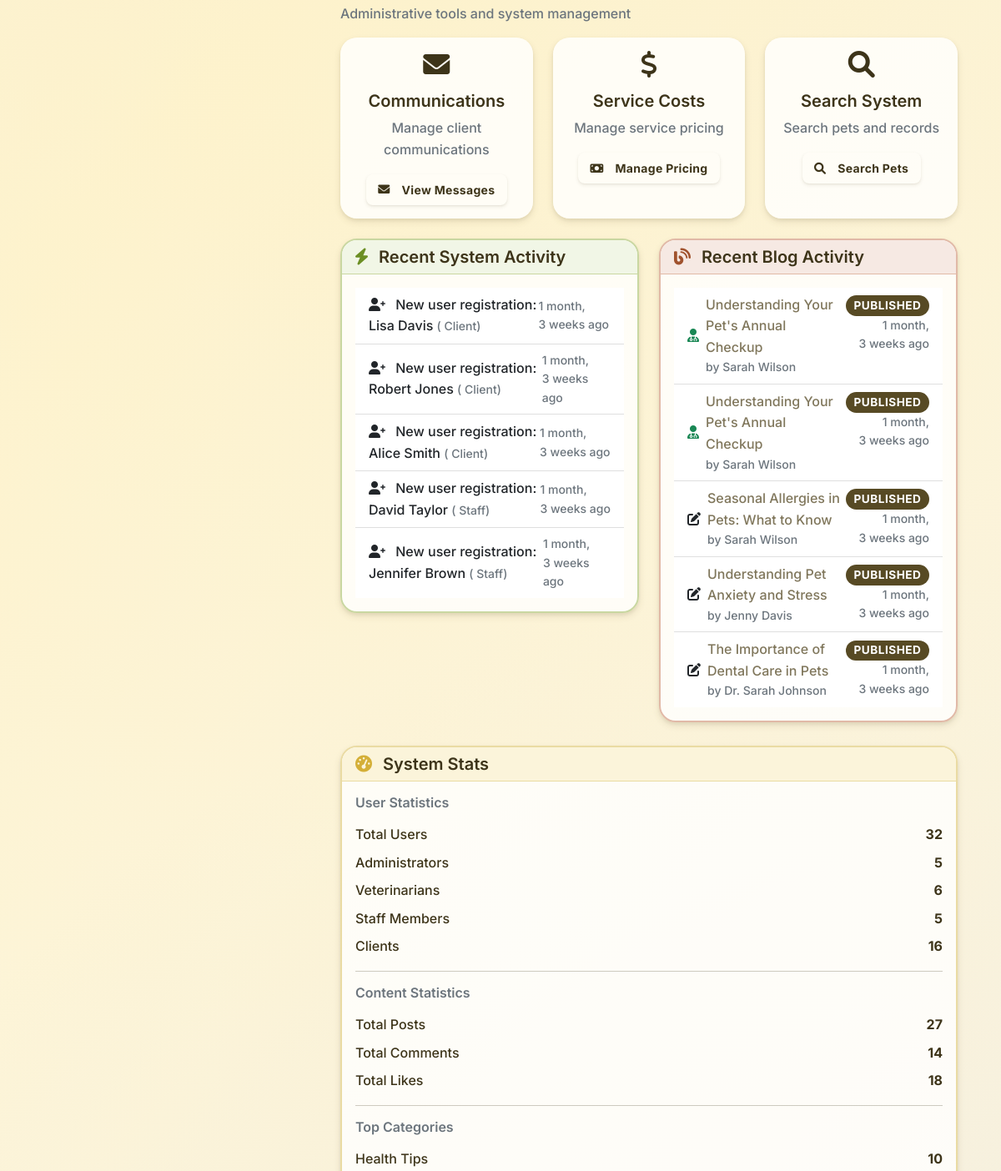
Page /accounts/admin-dashboard/ (signed in, middle part) on the earlier database version.
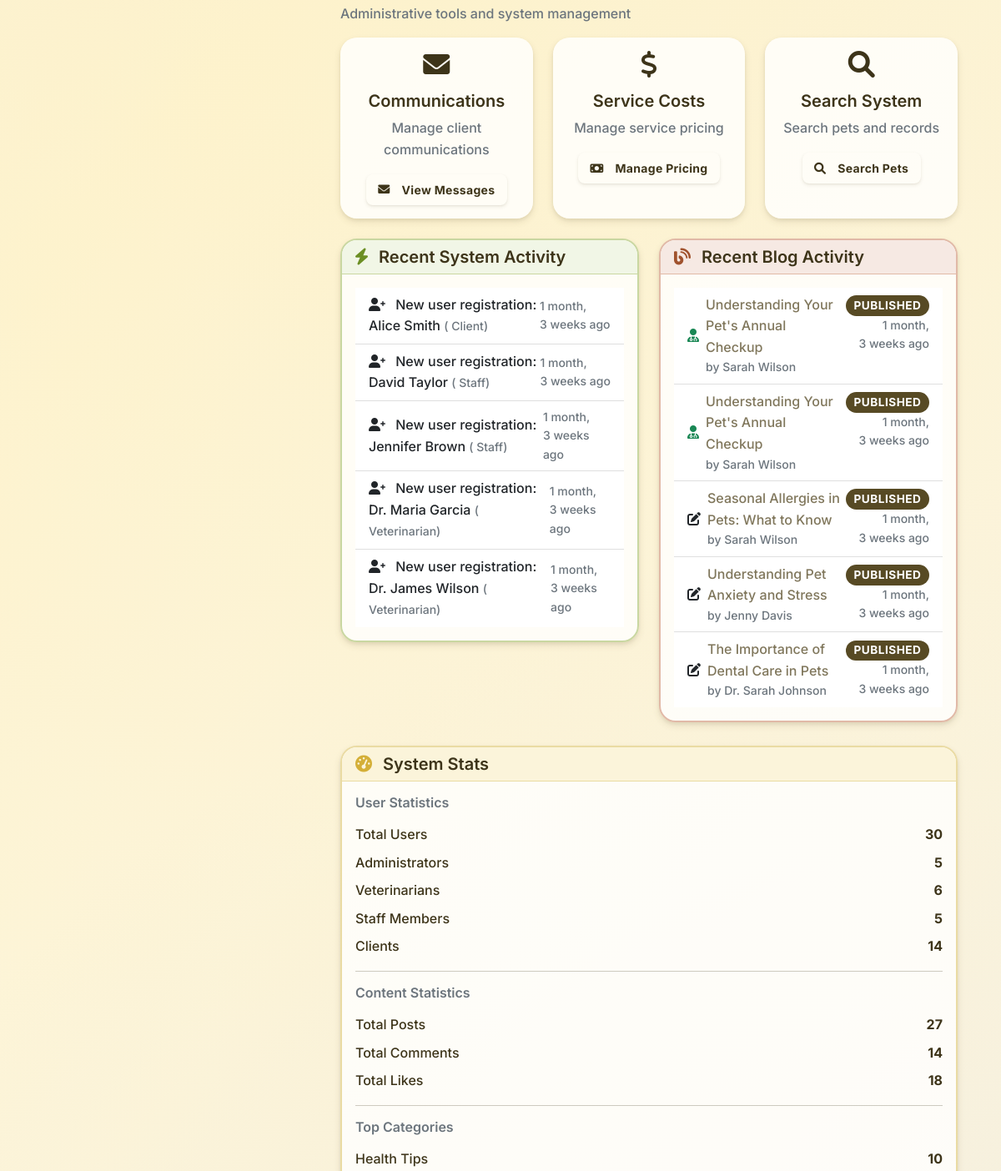
Same page on the later database version.
### accounts/models.py (models this page shows, shortened)
class CustomUser(AbstractUser):
    ROLE_CHOICES = [
        ('admin', 'Admin'),
        ('vet', 'Veterinarian'),
        ('staff', 'Staff'),
        ('client', 'Client'),
    ]
    phone = models.CharField(max_length=20, blank=False)
    address = models.TextField(blank=False)
    role = models.CharField(max_length=10, choices=ROLE_CHOICES, default='client')
    def is_admin(self):
        return self.role == 'admin'

### petmedia/models.py (models this page shows, shortened)
class BlogPost(models.Model):
    id = models.UUIDField(primary_key=True, default=uuid.uuid4, editable=False)
    title = models.CharField(
        max_length=200,
        validators=[MinLengthValidator(5)],
        help_text="Blog post title"
    )
    content = models.TextField(
        validators=[MinLengthValidator(50)],
        help_text="Full blog post content"
    )
    excerpt = models.TextField(
        max_length=300,
        help_text="Short excerpt for previews"
    )
    author = models.ForeignKey(User, on_delete=models.CASCADE, related_name='blog_posts')
    category = models.ForeignKey(BlogCategory, on_delete=models.SET_NULL, null=True)
    related_pet = models.ForeignKey(
        Pet,
        on_delete=models.SET_NULL,
        null=True,
        blank=True,
        help_text="Pet this post is about (optional)"
    )
    is_professional_advice = models.BooleanField(
        default=False,
        help_text="Is this professional veterinary advice?"
    )
    medical_disclaimer = models.TextField(
        blank=True,
        help_text="Medical disclaimer for professional posts"
    )
    medication_name = models.CharField(
        max_length=100,
        blank=True,
        help_text="Name of medication discussed"
    )
    dosage_info = models.TextField(
        blank=True,
        help_text="Dosage information (for reference only)"
    )
    side_effects = models.TextField(
        blank=True,
        help_text="Known side effects"
    )
    slug = models.SlugField(max_length=250, unique=True, blank=True)
    meta_description = models.CharField(max_length=160, blank=True)
    featured_image = models.ImageField(
        upload_to='blog_images/',
        blank=True,
        null=True
    )
    is_published = models.BooleanField(default=True)
    is_featured = models.BooleanField(default=False)
    views_count = models.PositiveIntegerField(default=0)
    likes_count = models.PositiveIntegerField(default=0)
    created_at = models.DateTimeField(auto_now_add=True)
    updated_at = models.DateTimeField(auto_now=True)
    published_at = models.DateTimeField(null=True, blank=True)
    class Meta:
        ordering = ['-created_at']

class BlogCategory(models.Model):
    MEDICATION = 'MEDICATION'
    HEALTH_TIPS = 'HEALTH_TIPS'
    NUTRITION = 'NUTRITION'
    TRAINING = 'TRAINING'
    GROOMING = 'GROOMING'
    EMERGENCY = 'EMERGENCY'
    EXPERIENCE = 'EXPERIENCE'
    CATEGORY_CHOICES = [
        (MEDICATION, 'Medications & Treatments'),
        (HEALTH_TIPS, 'Health Tips'),
        (NUTRITION, 'Nutrition & Diet'),
        (TRAINING, 'Training & Behavior'),
        (GROOMING, 'Grooming & Care'),
        (EMERGENCY, 'Emergency Care'),
        (EXPERIENCE, 'Owner Experiences'),
    ]
    name = models.CharField(max_length=20, choices=CATEGORY_CHOICES, unique=True)
    description = models.TextField(blank=True)
    icon = models.CharField(max_length=50, blank=True)
    is_active = models.BooleanField(default=True)
    created_at = models.DateTimeField(auto_now_add=True)
    class Meta:
        verbose_name_plural = "Blog Categories"

### accounts/views.py (the view)
# urls.py: path('admin-dashboard/', admin_dashboard, name='admin_dashboard'),
@admin_required
def admin_dashboard(request):
    from django.contrib.auth import get_user_model
    from petmedia.models import BlogPost, BlogComment, BlogLike, BlogCategory
    from django.db.models import Count
    from django.utils import timezone
    from datetime import timedelta
    User = get_user_model()
    total_users = User.objects.count()
    admin_count = User.objects.filter(role='admin').count()
    vet_count = User.objects.filter(role='vet').count()
    staff_count = User.objects.filter(role='staff').count()
    client_count = User.objects.filter(role='client').count()
    recent_users = User.objects.order_by('-date_joined')[:5]
    total_posts = BlogPost.objects.count()
    published_posts = BlogPost.objects.filter(is_published=True).count()
    unpublished_posts = BlogPost.objects.filter(is_published=False).count()
    featured_posts = BlogPost.objects.filter(is_featured=True).count()
    professional_posts = BlogPost.objects.filter(is_professional_advice=True).count()
    today = timezone.now().date()
    week_ago = today - timedelta(days=7)
    recent_posts = BlogPost.objects.order_by('-created_at')[:5]
    posts_this_week = BlogPost.objects.filter(created_at__gte=week_ago).count()
    total_comments = BlogComment.objects.count()
    pending_comments = BlogComment.objects.filter(is_approved=False).count()
    total_likes = BlogLike.objects.count()
    categories_with_counts = BlogCategory.objects.annotate(
        post_count=Count('blogpost')
    ).order_by('-post_count')[:5]
    from inventory.models import InventoryItem
    from django.db import models
    total_inventory_items = InventoryItem.objects.filter(is_active=True).count()
    low_stock_inventory = InventoryItem.objects.filter(
        quantity_in_stock__lte=models.F('minimum_stock_level'),
        is_active=True
    ).count()
    medicine_items = InventoryItem.objects.filter(category='MEDICINE', is_active=True).count()
    supply_items = InventoryItem.objects.filter(category='SUPPLY', is_active=True).count()
    try:
        from appointments.models import Appointment
        total_appointments = Appointment.objects.count()
        appointments_today = Appointment.objects.filter(date=today).count()
        appointments_this_week = Appointment.objects.filter(
            date__gte=week_ago
        ).count()
        completed_appointments = Appointment.objects.filter(status='COMPLETED').count()
        pending_appointments = Appointment.objects.filter(status='PENDING').count()
    except ImportError:
        total_appointments = 0
        appointments_today = 0
        appointments_this_week = 0
        completed_appointments = 0
        pending_appointments = 0
    try:
        from billing.models import Billing
        from django.db.models import Sum
        total_bills = Billing.objects.count()
        pending_bills = Billing.objects.filter(status='pending').count()
        paid_bills = Billing.objects.filter(status='paid').count()
        total_revenue = Billing.objects.filter(status='paid').aggregate(
            total=Sum('amount')
        )['total'] or 0
        revenue_this_week = Billing.objects.filter(
            status='paid',
            issued_at__gte=week_ago
        ).aggregate(total=Sum('amount'))['total'] or 0
    except ImportError:
        total_bills = 0
        pending_bills = 0
        paid_bills = 0
        total_revenue = 0
        revenue_this_week = 0
    try:
        from pets.models import Pet
        total_pets = Pet.objects.filter(is_active=True).count()
        new_pets_this_week = Pet.objects.filter(
            created_at__gte=week_ago,
            is_active=True
        ).count()
    except ImportError:
        total_pets = 0
        new_pets_this_week = 0
    context = {
        'title': 'Admin Dashboard',
        'user_role': 'Administrator',
        'stats': {
            'total_users': total_users,
            'admin_count': admin_count,
            'vet_count': vet_count,
            'staff_count': staff_count,
            'client_count': client_count,
        },
        'blog_stats': {
            'total_posts': total_posts,
            'published_posts': published_posts,
            'unpublished_posts': unpublished_posts,
            'featured_posts': featured_posts,
            'professional_posts': professional_posts,
            'posts_this_week': posts_this_week,
            'total_comments': total_comments,
            'pending_comments': pending_comments,
            'total_likes': total_likes,
        },
        'inventory_stats': {
            'total_items': total_inventory_items,
            'low_stock_items': low_stock_inventory,
            'medicine_items': medicine_items,
            'supply_items': supply_items,
        },
        'appointment_stats': {
            'total_appointments': total_appointments,
            'appointments_today': appointments_today,
            'appointments_this_week': appointments_this_week,
            'completed_appointments': completed_appointments,
            'pending_appointments': pending_appointments,
        },
        'billing_stats': {
            'total_bills': total_bills,
            'pending_bills': pending_bills,
            'paid_bills': paid_bills,
            'total_revenue': total_revenue,
            'revenue_this_week': revenue_this_week,
        },
        'pet_stats': {
            'total_pets': total_pets,
            'new_pets_this_week': new_pets_this_week,
        },
        'recent_users': recent_users,
        'recent_posts': recent_posts,
        'top_categories': categories_with_counts,
    }
    return render(request, 'accounts/admin_dashboard.html', context)

### inventory/models.py (called while the page is built)
    def get_queryset(self):
        return InventoryQuerySet(self.model, using=self._db)

### petmedia/context_processors.py (called while the page is built)
def recent_blog_posts(request):
    try:
        recent_posts = repo_manager.posts.get_recent_posts(limit=3)
        return {'recent_blog_posts': recent_posts}
    except Exception:
        return {'recent_blog_posts': []}

def blog_stats(request):
    try:
        if request.user.is_authenticated:
            user_posts_count = repo_manager.posts.get_by_author(request.user).count()
            return {'user_blog_posts_count': user_posts_count}
        return {'user_blog_posts_count': 0}
    except Exception:
        return {'user_blog_posts_count': 0}

### petmedia/patterns/repository.py (called while the page is built)
    def get_by_author(self, author: 'User') -> QuerySet['BlogPost']:
        return self.model.objects.filter(
            author=author
        ).select_related('category', 'related_pet')

    def get_recent_posts(self, limit: int = 10) -> QuerySet['BlogPost']:
        return self.model.objects.filter(
            is_published=True
        ).order_by('-created_at')[:limit].select_related('author', 'category', 'related_pet')

### accounts/templates/accounts/admin_dashboard.html (shortened to what the changed rows need)
{% extends 'accounts/base.html' %}
{% block content %}
<div class="app-shell">
  <main class="app-main">
    <div class="main-grid mt-3">
      <section class="main-content">
        <div class="row">
          <div class="col-md-6">
            <div class="card glass card-olive">
              <div class="card-body">
                <div class="list-group list-group-flush">
                  {% for user in recent_users %}
                  <div class="list-group-item d-flex justify-content-between align-items-center">
                    <div>
                      <i class="fas fa-user-plus me-2"></i>
                      New user registration:
                      {{ user.get_full_name|default:user.username }}
                      <small class="text-muted">(
                        {{ user.get_role_display }})</small>
                    </div>
                    <small class="text-muted">
                      {{ user.date_joined|timesince }} ago</small>
                  </div>
                  {% empty %}
                  <div class="list-group-item text-center text-muted">
                    <i class="fas fa-info-circle me-2"></i> No recent user activity
                  </div>
                  {% endfor %}
                </div>
              </div>
            </div>
          </div>
          <div class="col-md-6">
            <div class="card glass card-sienna">
              <div class="card-body">
                <div class="list-group list-group-flush">
                  {% for post in recent_posts %}
                  <div class="list-group-item d-flex justify-content-between align-items-start">
                    <div class="flex-grow-1">
                      <div class="d-flex align-items-center">
                        {% if post.is_professional_advice %}
                        <i class="fas fa-user-md text-success me-2"></i>
                        {% else %}
                        <i class="fas fa-edit me-2"></i>
                        {% endif %}
                        <div>
                          <a href="{% url 'petmedia:blog_detail' slug=post.slug %}" class="text-decoration-none hover-lift">
                            {{ post.title|truncatechars:40 }}
                          </a>
                          <small class="d-block text-muted">by
                            {{ post.author.get_full_name|default:post.author.username }}</small>
                        </div>
                      </div>
                    </div>
                    <div class="text-end">
                      {% if post.is_published %}
                      <span class="badge badge-solid">Published</span>
                      {% else %}
                      <span class="badge badge-outline">Draft</span>
                      {% endif %}
                      <small class="text-muted d-block">
                        {{ post.created_at|timesince }} ago</small>
                    </div>
                  </div>
                  {% empty %}
                  <div class="list-group-item text-center text-muted">
                    <i class="fas fa-info-circle me-2"></i> No recent blog posts
                  </div>
                  {% endfor %}
                </div>
              </div>
            </div>
          </div>
        </div>
      </section>
      <aside class="right-rail">
        <div class="card glass card-gold">
          <div class="card-body">
            <div class="mb-2 d-flex justify-content-between"><span>Total Users</span><strong>
                {{ stats.total_users }}</strong></div>
            <div class="mb-3 d-flex justify-content-between"><span>Clients</span><strong>
                {{ stats.client_count }}</strong></div>
            {% if top_categories %}
            {% for category in top_categories %}
            <div class="mb-2 d-flex justify-content-between">
              <span>
                {{ category.get_name_display|truncatechars:15 }}</span>
              <strong>
                {{ category.post_count }}</strong>
            </div>
            {% endfor %}
            {% endif %}
          </div>
        </div>
      </aside>
    </div>
  </main>
</div>
{% endblock %}

Differences in the rows shown:
removed CustomUser: get_full_name "Lisa Davis", role "Client", date_joined "1 month, 3 weeks"
removed CustomUser: get_full_name "Robert Jones", role "Client", date_joined "1 month, 3 weeks"
now on this page (row unchanged): CustomUser: get_full_name "Dr. Maria Garcia", role "Veterinarian", date_joined "1 month, 3 weeks"
now on this page (row unchanged): CustomUser: get_full_name "Dr. James Wilson", role "Veterinarian", date_joined "1 month, 3 weeks"
Other differences:
{{ stats.total_users }}: "32" → "30"
{{ stats.client_count }}: "16" → "14"
